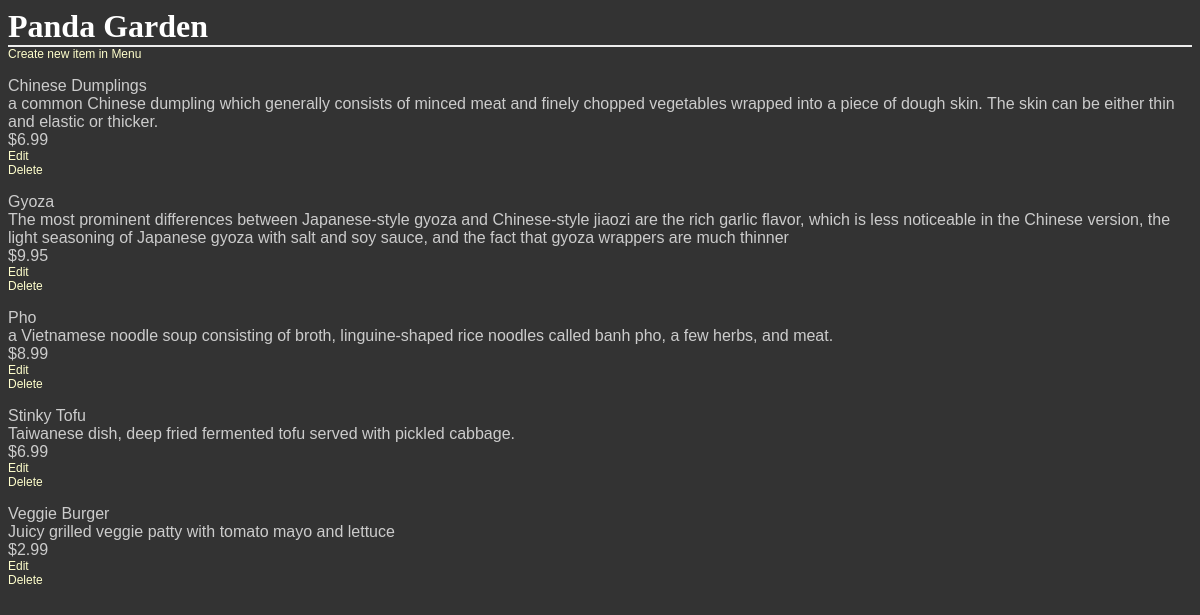
Screenshot of /restaurants/4/menu with the database file from the repository.
### database_setup.py (models this page shows)
class Restaurant(Base):
    __tablename__ = 'restaurant'
    id = Column(Integer, primary_key=True)
    name = Column(String(250), nullable=False)

class MenuItem(Base):
    __tablename__ = 'menu_item'
    name =Column(String(80), nullable = False)
    id = Column(Integer, primary_key = True)
    description = Column(String(250))
    price = Column(String(8))
    course = Column(String(250))
    restaurant_id = Column(Integer,ForeignKey('restaurant.id'))
    restaurant = relationship(Restaurant)

### project.py (the view)
@app.route('/')
@app.route('/restaurants/<int:restaurant_id>/menu')
def restaurantMenu(restaurant_id):
	restaurant = session.query(Restaurant).filter_by(id=restaurant_id).one()
	menuItems = session.query(MenuItem).order_by(MenuItem.name).filter_by(restaurant_id=restaurant.id).all()
	return render_template('menu.html',restaurants=restaurant,items=menuItems, restaurant_id=restaurant_id)

### templates/menu.html (shortened to what this page needs)
<html>
<head>
	<link rel=stylesheet type=text/css href="{{ url_for('static', filename='styles.css') }}">
	</head>
<body>
<h1>{{restaurants.name}}</h1>
<a href='{{url_for('newMenuItem', restaurant_id=restaurant_id)}}'>Create new item in Menu</a>
{%for i in items%}
<div>
<p>{{i.name}}<br>
{{i.description}}<br>
{{i.price}}<br>
<a href='{{url_for('editMenuItem',restaurant_id=restaurants.id,menu_id=i.id)}}'>Edit</a><br>
<a href='{{url_for('deleteMenuItem',restaurant_id=restaurants.id,menu_id=i.id)}}'>Delete</a>
</p>
</div>
{%endfor%}
</body>
</html>

### static/styles.css (style rules this page uses)
body { font-family: sans-serif; background-image: url('img3.jpg'); background-color: #333333 }
h1, h2, h3, h4 { color: #FFFFFF; }
h1, h2 { font-family: 'Georgia', serif; margin: 0; }
h1 { border-bottom: 2px solid #eee; }
p, dd, dt { color: #CCCCCC; }
a { text-decoration: none; color:#FFFFCC; font-size: .75em; }

### rows the page displays
Restaurant: name "Panda Garden"
MenuItem: name "Chinese Dumplings", description "a common Chinese dumpling which generally consists of minced meat and finely chopped vegetables wrapped into a piece of dough skin. The skin can be either thin and elastic or thicker.", price "$6.99"
MenuItem: name "Gyoza", description "The most prominent differences between Japanese-style gyoza and Chinese-style jiaozi are the rich garlic flavor, which is less noticeable in the Chinese version, the light seasoning of Japanese gyoza with salt and soy sauce, and the fact that gyoza wrappers are much thinner", price "$9.95"
MenuItem: name "Pho", description "a Vietnamese noodle soup consisting of broth, linguine-shaped rice noodles called banh pho, a few herbs, and meat.", price "$8.99"
MenuItem: name "Stinky Tofu", description "Taiwanese dish, deep fried fermented tofu served with pickled cabbage.", price "$6.99"
MenuItem: name "Veggie Burger", description "Juicy grilled veggie patty with tomato mayo and lettuce", price "$2.99"
